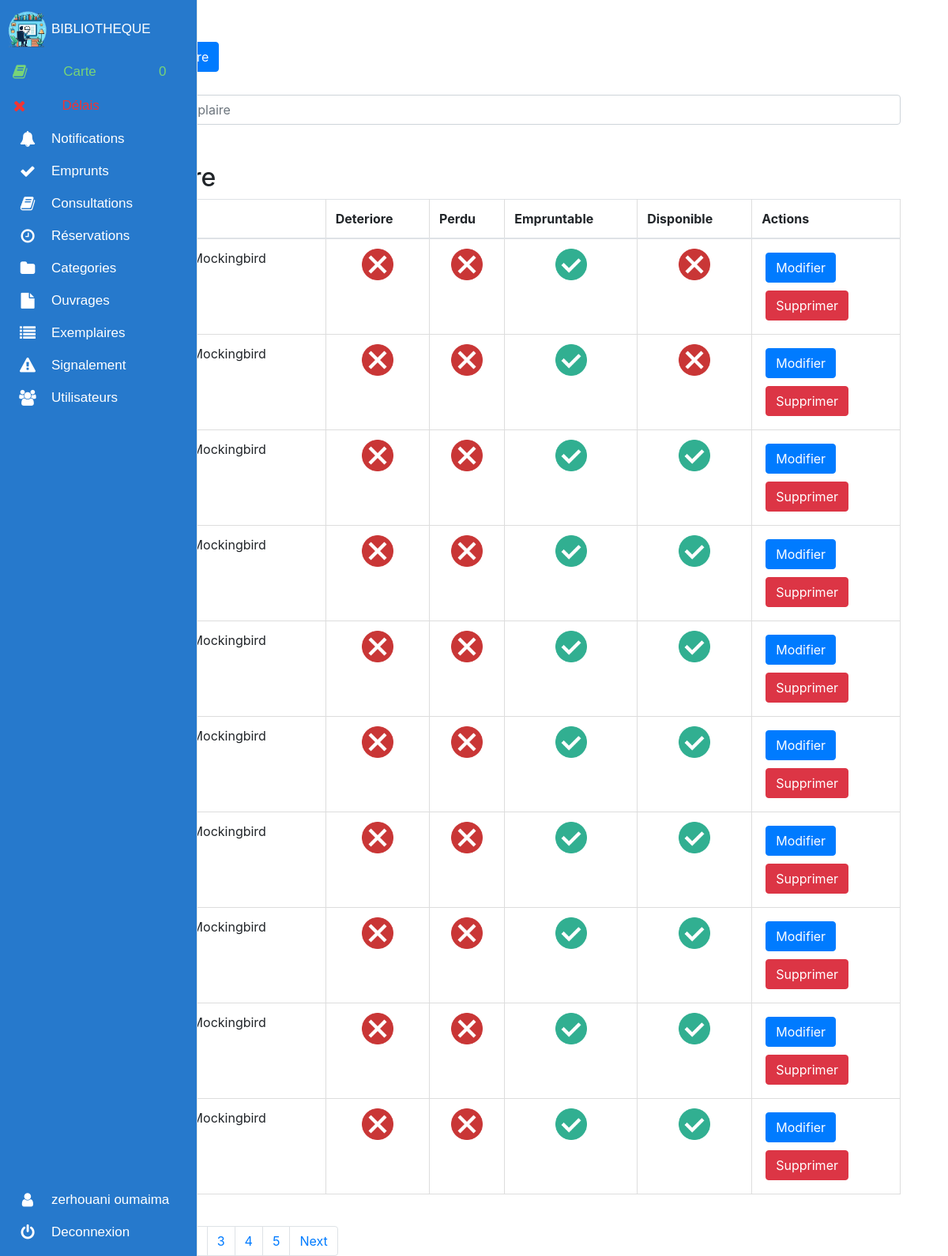
The page /exemplaire/?page=2 (signed in) on the database its author committed.
### biblio_app/models.py (models this page shows, shortened)
class Personne(AbstractBaseUser, PermissionsMixin):
    image = models.ImageField(upload_to='uploads/users/image/', null=True, blank=True,default="assets/profile_user.jpeg")
    email = models.EmailField(unique=True)
    nom = models.CharField(max_length=100)
    prenom = models.CharField(max_length=100)
    telephone = models.CharField(max_length=20)
    password=models.CharField(max_length=50)
    is_verified = models.BooleanField(default=False)
    is_active = models.BooleanField(default=True)
    is_staff = models.BooleanField(default=False)
    banni = models.BooleanField(default=False)
    USERNAME_FIELD = 'email'
    REQUIRED_FIELDS = ['nom','prenom','password']
    ROLE_CHOICES = (
        ('UTILISATEUR', 'Utilisateur'),
        ('BIBLIOTHECAIRE', 'Bibliothecaire'),
        ('ADMINSUP', 'AdminSup'),
    )
    role = models.CharField(max_length=20, choices=ROLE_CHOICES, default='UTILISATEUR')
    objects = PersonneManager()

class Exemplaire(models.Model):
    id_exemplaire = models.AutoField(primary_key=True,unique=True)
    deteriore = models.BooleanField(default=False)
    perdu = models.BooleanField(default=False)
    empruntable = models.BooleanField(default=True)
    ouvrage = models.ForeignKey(Ouvrage, on_delete=models.CASCADE)
    disponible = models.BooleanField(default=True)
    def __init__(self, *args, **kwargs):
        super(Exemplaire, self).__init__(*args, **kwargs)
        if self.pk is None:
            self.deteriore = False
            self.perdu = False

class Ouvrage(models.Model):
    ISBN  = models.CharField(max_length=100,primary_key=True)
    titre = models.CharField(max_length=80)
    type = models.CharField(max_length=20)
    auteur  = models.CharField(max_length=50)
    categorie  = models.ForeignKey(Categorie , on_delete=models.CASCADE , default=1)
    edition  = models.CharField(max_length=80)
    image = models.ImageField(upload_to='uploads/ouvrage/')
    description =models.CharField(max_length=300,default='')
    num_exemplaire = models.PositiveIntegerField(default=0)
    num_exmp_dispo = models.PositiveIntegerField(default=0)

### biblio_app/views.py (the view)
# urls.py: path('exemplaire/', views.exemplaire, name='exemplaire'),
@login_required
def exemplaire(request):
    if is_Staff(request):
        try:
            exemplaires = Exemplaire.objects.all()
            ouvrages = Ouvrage.objects.all()
            paginator = Paginator(exemplaires, 10)  # Show 10 categories per page
            page_number = request.GET.get('page')
            exemplaires_list = paginator.get_page(page_number)
            return render(request, 'exemplaire.html', {'exemplaires': exemplaires_list, 'ouvrages': ouvrages})
        except DatabaseError as e:
            messages.error(request, "Une erreur est survenue lors de la récupération des exemplaires.")
            return redirect('home')
    else:
        messages.error(request, "Vous n'êtes pas autorisé à accéder à cette page.")
        return JsonResponse({'error': "Vous n'êtes pas autorisé à accéder à cette page."}, status=400)

### biblio_app/views.py (called while the page is built)
@login_required
def is_Staff(request):
    if not request.user.is_authenticated:
        return redirect('login_user')
    elif request.user.role == 'BIBLIOTHECAIRE' or request.user.role == 'ADMINSUP':
        return True
    else:
        return False

### cart/cart.py (called while the page is built)
    def __len__(self):
        return len(self.cart)

### cart/context_processors.py (called while the page is built)
def cart(request):
    return {'cart':Cart(request)}

### biblio_app/templates/exemplaire.html (shortened to what this page needs)
{% extends 'admin_nav.html' %}
{% load static %}
{% block content %}
  <link rel="stylesheet" href="https://stackpath.bootstrapcdn.com/bootstrap/4.5.2/css/bootstrap.min.css">
<div class="container mt-5">
  <button type="button" class="btn btn-primary" data-toggle="modal" data-target="#addCategoryModal">
  </button>
<br><br>
  <input type="text" class="form-control mb-3" id="searchInput" placeholder="Rechercher exemplaire">
  <div class="mt-5">
    <h2>Exemplaire</h2>
    <table class="table">
      <thead>
        <tr>
          <th>ID</th>
          <th>Ouvrage</th>
          <th>Deteriore</th>
          <th>Perdu</th>
          <th>Empruntable</th>
          <th>Disponible</th>
          <th>Actions</th>
        </tr>
      </thead>
      <tbody>
        {% for exemplaire in exemplaires %}
          <tr>
            <td>{{ exemplaire.id_exemplaire }}</td>
            <td style="width: fit-content;">{{ exemplaire.ouvrage.titre }}</td>
            <td style="text-align: center;">
              {% if exemplaire.deteriore %}
              <img src="{% static 'assets/True.png' %}" alt="True" style="max-width: 90px;max-height: 40px;  margin: auto;"/>
              {% else %}
                <img src="{% static 'assets/False.png' %}" alt="True" style="max-width: 90px;max-height: 40px;  margin: auto;"/>
              {% endif %}
            </td>
            <td style="text-align: center;">
              {% if exemplaire.perdu %}
              <img src="{% static 'assets/True.png' %}" alt="True" style="max-width: 90px;max-height: 40px;  margin: auto;"/>
              {% else %}
                <img src="{% static 'assets/False.png' %}" alt="True" style="max-width: 90px;max-height: 40px;  margin: auto;"/>
              {% endif %}
            </td>
            <td style="text-align: center;">
              {% if exemplaire.empruntable %}
              <img src="{% static 'assets/True.png' %}" alt="True" style="max-width: 90px;max-height: 40px;  margin: auto;"/>
              {% else %}
                <img src="{% static 'assets/False.png' %}" alt="True" style="max-width: 90px;max-height: 40px;  margin: auto;"/>
              {% endif %}
            </td>
            <td style="text-align: center;">
              {% if exemplaire.disponible %}
              <img src="{% static 'assets/True.png' %}" alt="True" style="max-width: 90px;max-height: 40px;  margin: auto;"/>
              {% else %}
                <img src="{% static 'assets/False.png' %}" alt="True" style="max-width: 90px;max-height: 40px;  margin: auto;"/>
              {% endif %}
            </td>
            <td>
            <button class="btn btn-primary modify-btn" data-toggle="modal" data-target="#modifyModal" data-exemplaire-id="{{ exemplaire.id_exemplaire }}"
            data-deteriore="{{ exemplaire.deteriore }}"
            data-perdu="{{ exemplaire.perdu }}"
            data-empruntable="{{ exemplaire.empruntable }}"
            data-ouvrage="{{ exemplaire.ouvrage.ISBN }}"
            data-disponible="{{ exemplaire.disponible }}">Modifier</button><br>
            <button class="btn btn-danger delete-btn" data-id_exemplaire="{{ exemplaire.id_exemplaire }}">Supprimer</button>
            </td>
          </tr>
        {% endfor %}
      </tbody>
    </table>
    <div class="pagination">
        <nav aria-label="Page navigation">
          <ul class="pagination">
              {% if exemplaires.has_previous %}
              <li class="page-item"><a class="page-link" href="?page={{ page_obj.previous_page_number }}">Previous</a></li>
              {% endif %}
              {% for num in exemplaires.paginator.page_range %}
              <li class="page-item {% if page_obj.number == num %}active{% endif %}"><a class="page-link" href="?page={{ num }}">{{ num }}</a></li>
              {% endfor %}
              {% if exemplaires.has_next %}
              <li class="page-item"><a class="page-link" href="?page={{ page_obj.next_page_number }}">Next</a></li>
              {% endif %}
          </ul>
      </nav>
    </div>
</div>
{% endblock content %}

### biblio_app/templates/admin_nav.html (shortened to what this page needs)
{% load static %}
<!DOCTYPE html>
<html>
  <head>
    <link rel="stylesheet" href="{% static 'css/admin_nav.css' %}" />
    <link
      href="https://cdn.jsdelivr.net/npm/bootstrap@5.2.3/dist/css/bootstrap.min.css"
      rel="stylesheet"
    />
    <link
      href="https://cdn.jsdelivr.net/npm/bootstrap-icons@1.5.0/font/bootstrap-icons.css"
      rel="stylesheet"
    />
  </head>
  <body>
    <nav class="main-menu">
      <ul>
        <li>
          <a href="../administration/">
            <i class="fa">
          <img
          src="{% static 'assets/logo.png' %}"
          alt="logo" style="max-width: 100%;"/></i>
          <span class="nav-text">BIBLIOTHEQUE</span></a>
        </li>
        {% if request.user.role == 'BIBLIOTHECAIRE' %}
        <li>
            <a
              href="{% url 'cart_summary' %}"
              class="btn btn-outline-white"
              type="submit"
              style="color: rgb(120, 212, 120); padding: 0; margin: 0"
              title="Ouvrages stockés dans votre carte"
            >
              <i class="fa fa-book fa-2x"></i>
              <span class="nav-text"> Carte </span>
              <span class="nav-text">{{ cart|length}}</span>
            </a>
        </li>
        <li>
          <a
            href="../emprunts_overdue/"
            class="btn btn-outline-white"
            type="submit"
            style="color: rgb(241, 52, 52); padding: 0; margin: 0"
            title="Emprunts non retournées"
          >
            <i class="fa fa-times fa-2x"></i>
            <span class="nav-text"> Délais </span>
            <span class="nav-text" id="overdue_nb"></span>
          </a>
        </li>
        <li class="has-subnav">
          <a href="../notifications/">
            <i class="fa fa-bell fa-2x"></i>
            <span class="nav-text"> Notifications </span>
          </a>
        </li>
        <li class="has-subnav">
          <a href="../liste_emprunt/">
            <i class="fa fa-check fa-2x"></i>
            <span class="nav-text"> Emprunts </span>
          </a>
        </li>
        <li class="has-subnav">
          <a href="../liste_consultation/">
            <i class="fa fa-book" aria-hidden="true"></i>
            <span class="nav-text"> Consultations </span>
          </a>
        </li>
        <li class="has-subnav">
          <a href="../reservations/">
            <i class="fa fa-clock-o" aria-hidden="true"></i>
            <span class="nav-text"> Réservations </span>
          </a>
        </li>
        {% endif %}
        <li class="has-subnav">
          <a href="../categorie/">
            <i class="fa fa-folder fa-2x"></i>
            <span class="nav-text"> Categories </span>
          </a>
        </li>
        <li>
          <a href="../ouvrage/">
            <i class="fa fa-file fa-2x"></i>
            <span class="nav-text"> Ouvrages </span>
          </a>
        </li>
        <li>
          <a href="../exemplaire/">
            <i class="fa fa-list fa-2x"></i>
            <span class="nav-text"> Exemplaires </span>
          </a>
        </li>
        <li>
          <a href="../Signalement/">
            <i class="fa fa-exclamation-triangle fa-2x"></i>
            <span class="nav-text"> Signalement </span>
          </a>
        </li>
        <li class="has-subnav">
          <a href="../utilisateurs/">
            <i class="fa fa-users fa-2x"></i>
            <span class="nav-text"> Utilisateurs </span>
          </a>
        </li>
      </ul>
      <ul class="logout">
        <li>
          <a href="{% url 'update_profile' %}">
            <i class="fa fa-user fa-2x"></i>
            <span class="nav-text">
              {{ request.user.nom }} {{ request.user.prenom }}
            </span>
          </a>
        </li>
        <li>
          <a href="{% url 'logout_user' %}">
            <i class="fa fa-power-off fa-2x"></i>
            <span class="nav-text"> Deconnexion </span>
          </a>
        </li>
      </ul>
    </nav>
    <div class="container">
      <main class="main-content">
        {% block content %} {% endblock %}
      </main>
    </div>
  </body>
</html>

### biblio_app/static/css/admin_nav.css (style rules this page uses)
.fa-2x { font-size: 2em; }
.fa { position: relative; display: table-cell; width: 60px; height: 36px; text-align: center; vertical-align: middle; font-size:20px; }
nav.main-menu { position: fixed; top: 0; bottom: 0; left: 0; width: 60px; background-color: #2679cc; z-index: 999; }
.main-menu { background:#2679cc; border-right:1px solid #e5e5e5; position:absolute; top:0; bottom:0; height:100%; left:0; width:60px; overflow:hidden; -webkit-transition:width .05s linear; transition:width .05s linear; -webkit-transform:translateZ(0) scale(1,1); z-index: 999; }
.main-menu>ul { margin:7px 0; }
.main-menu li { position:relative; display:block; width:250px; margin: 5px; }
.main-menu li>a { position:relative; display:table; border-collapse:collapse; border-spacing:0; color:#ffffff; font-family: arial; font-size: 17px; text-decoration:none; -webkit-transform:translateZ(0) scale(1,1); -webkit-transition:all .1s linear; transition:all .1s linear; }
.main-menu .nav-text { position:relative; display:table-cell; vertical-align:middle; width:190px; font-family: 'Titillium Web', sans-serif; }
.main-menu>ul.logout { position:absolute; left:0; bottom:0; }
nav { -webkit-user-select:none; -moz-user-select:none; -ms-user-select:none; -o-user-select:none; user-select:none; }
nav ul,nav li { outline:0; margin:0; padding:0; }
.main-content { margin-left: 45px; }

### biblio_app/templates/exemplaire.html (style rules this page uses)
button { margin: 5px; }
table { border-collapse: collapse; width: 100%; }
th, td { border: 1px solid #dddddd; text-align: left; padding: 5px; }
th { background-color: #f2f2f2; }
.pagination { margin-top: 20px; }

### rows shown on the page
Personne: user.nom "zerhouani", user.prenom "oumaima"
Exemplaire: ouvrage.titre "To Kill a Mockingbird", deteriore False (drawn), perdu False (drawn), empruntable True (drawn), disponible False (drawn)
Exemplaire: ouvrage.titre "To Kill a Mockingbird", deteriore False (drawn), perdu False (drawn), empruntable True (drawn), disponible False (drawn)
Exemplaire: ouvrage.titre "To Kill a Mockingbird", deteriore False (drawn), perdu False (drawn), empruntable True (drawn), disponible True (drawn)
Exemplaire: ouvrage.titre "To Kill a Mockingbird", deteriore False (drawn), perdu False (drawn), empruntable True (drawn), disponible True (drawn)
Exemplaire: ouvrage.titre "To Kill a Mockingbird", deteriore False (drawn), perdu False (drawn), empruntable True (drawn), disponible True (drawn)
Exemplaire: ouvrage.titre "To Kill a Mockingbird", deteriore False (drawn), perdu False (drawn), empruntable True (drawn), disponible True (drawn)
Exemplaire: ouvrage.titre "To Kill a Mockingbird", deteriore False (drawn), perdu False (drawn), empruntable True (drawn), disponible True (drawn)
Exemplaire: ouvrage.titre "To Kill a Mockingbird", deteriore False (drawn), perdu False (drawn), empruntable True (drawn), disponible True (drawn)
Exemplaire: ouvrage.titre "To Kill a Mockingbird", deteriore False (drawn), perdu False (drawn), empruntable True (drawn), disponible True (drawn)
Exemplaire: ouvrage.titre "To Kill a Mockingbird", deteriore False (drawn), perdu False (drawn), empruntable True (drawn), disponible True (drawn)

### other values the page prints
{{ cart|length }} "0"
{{ num }} "3" "4" "5"
